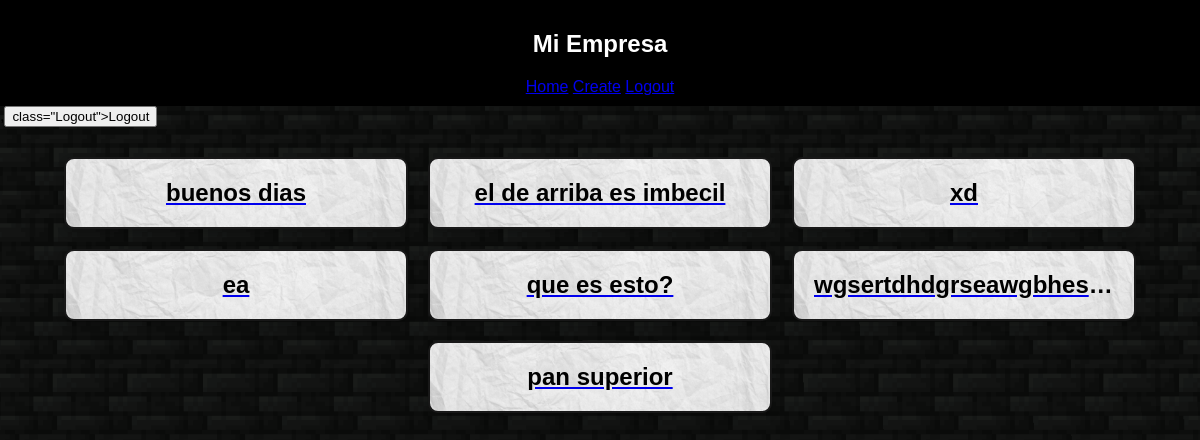
Page /list on the earlier database version.
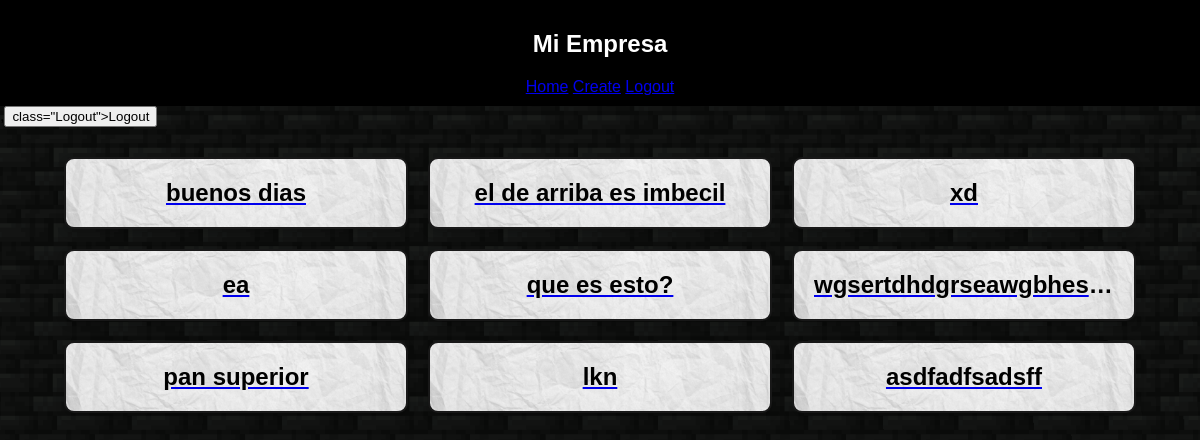
Same page on the later database version.
### projects/models.py (models this page shows, shortened)
class Post(models.Model):
    title=models.CharField(max_length=30)
    description=models.TextField()
    image=models.ImageField(upload_to="media",blank=True)

### projects/views.py (the view)
# urls.py: path("list",ListProjects.as_view(),name="home"),
class ListProjects(ListView):
    model=Post
    template_name="home.html"

### templates/home.html
{% extends "navbar.html" %}
{% load static %}
{% block content %}
<link rel="stylesheet" href="{% static 'css/home.css' %}">
    <div class="portfolio-container">
        {% for elemento in post_list %}
            <div class="portfolio-item">
                <a href="{% url 'detail' elemento.pk %}">
                    <h1>{{ elemento.title }}</h1>
                </a>
            </div>
        {% empty %}
            <p class="empty-message">No has agregado elementos</p>
        {% endfor %}
    </div>
{% endblock %}

Differences in the rows shown:
added Post: title "lkn"
added Post: title "asdfadfsadsff"
